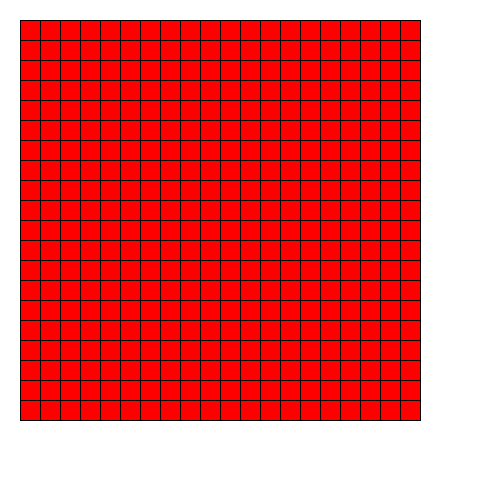
Frame 1 (no input)
Frame 60 (the mouse pressed at the canvas centre just before this capture): identical to frame 1, image omitted
Frame 120 (the mouse held since frame 60 and released just before this capture): identical to frame 1, image omitted

The Processing sketch that drew this single still picture (run headless with seeded random() and noise(); from frame 60 on, the mouse is pressed at the canvas centre):

// Processing sketch: H09_Opd7
// ── H09_Opd7.pde


void setup(){
size(500,500);
frameRate(20);
}

void draw(){
  background(255,255,255);
  Rodemuur(20);
}

void Rodemuur(int A){
  int x = 20;
  int y = 20;
  for(int i = 0; i < A; i++){
    for(int j = 0; j <A; j++){
      fill(255,0,0);
      rect(x,y,20,20);
      x += 20;
    }
    x = 20;
    y += 20;
  }
}
